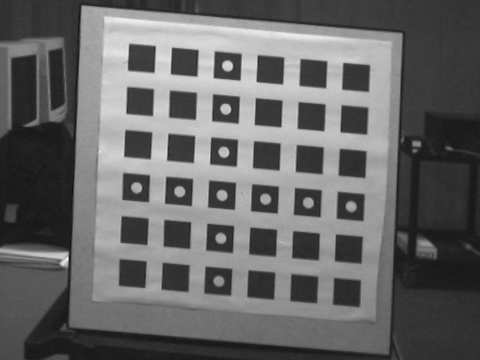
#> input picture lab3/camera_calibr/front.png, 480 x 360 px
$ jupyter execute calibr.ipynb
#> lines starting #> are read from the running program, lines starting #| are printed output that depends on the picture; after the words box and inside, x2 and y2 are one past the last pixel; in counts of white or black regions, pixels touching at a corner belong together
[cell 1]
import numpy as np
import cv2
from matplotlib import pyplot as plt

[cell 2]
front_2Dcoord = np.load('front_image.npy', allow_pickle=True)
#> (reads lab3/camera_calibr/front_image.npy from the repository)
back_2Dcoord = np.load('back_image.npy', allow_pickle=True)
#> (reads lab3/camera_calibr/back_image.npy from the repository)
front_img = cv2.imread('front.png')
#> front_img is the input picture: shape (360, 480, 3); min 11, max 248, mean 102.2

[cell 3]
#visualization
print(front_2Dcoord.shape, back_2Dcoord.shape)
from copy import deepcopy
vis_img = deepcopy(front_img)
for i in range(front_2Dcoord.shape[0]):
    cv2.circle(vis_img, (int(front_2Dcoord[i,0]), int(front_2Dcoord[i,1])), 2, (255,0,0), 2)
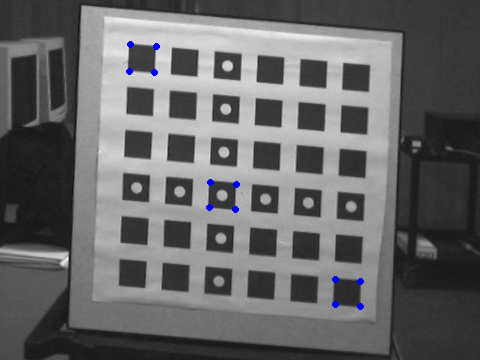
#> vis_img: shape (360, 480, 3); 0.26% of pixels changed, all inside (x1, y1, x2, y2) = (126, 41, 364, 310)
plt.imshow(vis_img[:,:,::-1])
plt.show()

[cell 4]
# ------------TODO----------------
# Compute corresponding 3D coordinate
# ------------TODO----------------
front_3Dcoord = np.zeros((12, 3))
back_3Dcoord = np.zeros((12, 3))
X = [0, 50, 50, 0, 160, 210, 210, 160, 400, 450, 450, 400]
Y = [0, 0, 50, 50, 240, 240, 290, 290, 400, 400, 450, 450]
for i in range(front_2Dcoord.shape[0]):
    front_3Dcoord[i, 0] = X[i]
    front_3Dcoord[i, 1] = Y[i]
    front_3Dcoord[i, 2] = 0
    back_3Dcoord[i, 0] = X[i]
    back_3Dcoord[i, 1] = Y[i]
    back_3Dcoord[i, 2] = 150

all_2Dcoord = np.concatenate((front_2Dcoord, back_2Dcoord), axis=0)
all_3Dcoord = np.concatenate((front_3Dcoord, back_3Dcoord), axis=0)
print(all_2Dcoord.shape, all_3Dcoord.shape)

[cell 5]
# ------------TODO----------------
# Construct the Equation Pm=0 and solve m
# ------------TODO----------------

P = np.zeros((48, 12))
m = np.zeros((12, 1))

for i in range(all_2Dcoord.shape[0]):
    P[i*2, 0:3] = all_3Dcoord[i, 0:3]
    P[i*2, 3] = 1
    P[i*2, 4:8] = 0
    P[i*2, 8:11] = -all_2Dcoord[i, 0] * all_3Dcoord[i, 0:3]
    P[i*2, 11] = -all_2Dcoord[i, 0]
    P[i*2+1, 0:4] = 0
    P[i*2+1, 4:7] = all_3Dcoord[i, 0:3]
    P[i*2+1, 7] = 1
    P[i*2+1, 8:11] = -all_2Dcoord[i, 1] * all_3Dcoord[i, 0:3]
    P[i*2+1, 11] = -all_2Dcoord[i, 1]

# SVD
U, S, Vt = np.linalg.svd(P)
m = Vt[-1, :].reshape(12, 1)
m = m.reshape(3, 4)
print(m)
